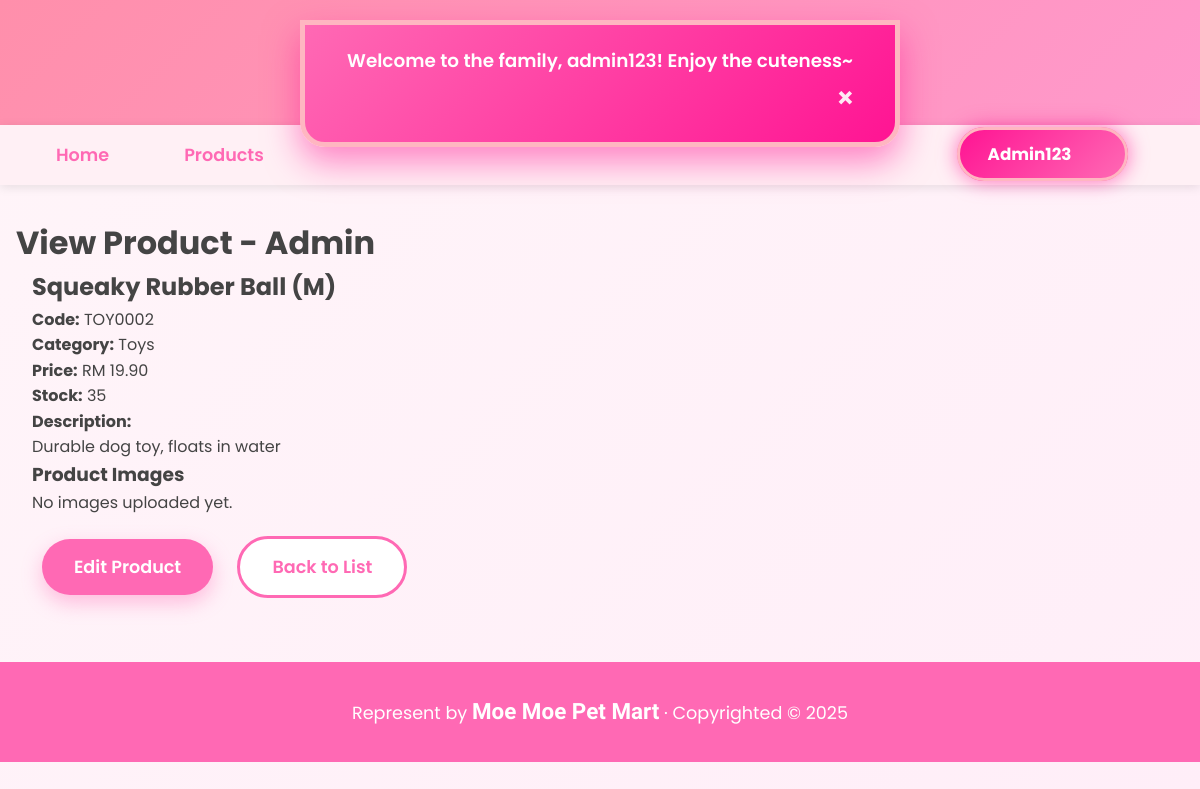
Page /admin/product_view.php?id=2 (signed in) on the earlier database version.
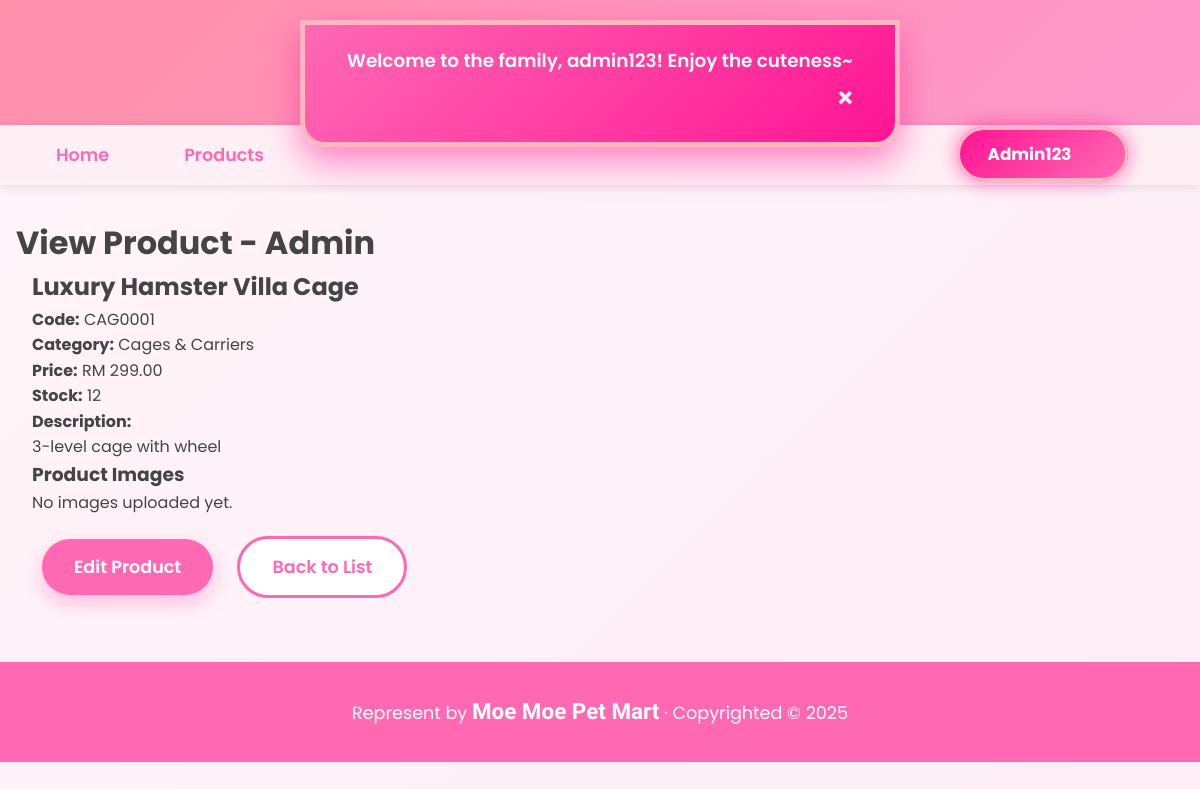
Same page on the later database version.
### tables this page shows
CREATE TABLE `product` (
  `product_id` int(11) NOT NULL,
  `product_code` varchar(20) NOT NULL,
  `product_name` varchar(200) NOT NULL,
  `description` text DEFAULT NULL,
  `price` decimal(10,2) NOT NULL,
  `stock_quantity` int(11) DEFAULT 0,
  `category_id` int(11) NOT NULL,
  `is_active` tinyint(1) DEFAULT 1,
  `created_at` datetime DEFAULT current_timestamp(),
  `updated_at` datetime DEFAULT current_timestamp() ON UPDATE current_timestamp()
);

CREATE TABLE `category` (
  `category_id` int(11) NOT NULL,
  `category_code` varchar(10) NOT NULL,
  `category_name` varchar(100) NOT NULL,
  `description` text DEFAULT NULL,
  `created_at` datetime DEFAULT current_timestamp()
);

### _base.php (called while the page is built, shortened)
<?php
function get($key, $value = null) {
    $value = $_GET[$key] ?? $value;
    return is_array($value) ? array_map('trim', $value) : trim($value);
}
function temp($key, $value = null) {
    if ($value !== null) {
        $_SESSION["temp_$key"] = $value;
    }
    else {
        $value = $_SESSION["temp_$key"] ?? null;
        return $value;
    }
}
function encode($value) {
    return htmlentities($value);
}

### admin/product_view.php (the view, shortened to what this page needs)
<?php
require '../_base.php';
$id = get('id');
$stmt = $_db->prepare("
    SELECT p.*, c.category_name, c.category_code
    FROM product p
    JOIN category c ON p.category_id = c.category_id
    WHERE p.product_id = ?
");
$stmt->execute([$id]);
$product = $stmt->fetch();
$images = $_db->prepare("SELECT * FROM product_image WHERE product_id = ? ORDER BY is_main DESC, sort_order");
$images->execute([$id]);
$_title = 'View Product - Admin';
include '../_head.php';
?>
<div class="container">
    <div class="product-detail">
        <h2><?= encode($product->product_name) ?></h2>
        <p><strong>Code:</strong> <?= encode($product->product_code) ?></p>
        <p><strong>Category:</strong> <?= encode($product->category_name) ?></p>
        <p><strong>Price:</strong> RM <?= number_format($product->price, 2) ?></p>
        <p><strong>Stock:</strong> <?= $product->stock_quantity ?>
        </p>
        <p><strong>Description:</strong><br><?= nl2br(encode($product->description ?: 'No description')) ?></p>
        <h3>Product Images</h3>
        <div class="image-gallery">
            <?php if ($images->rowCount() == 0): ?>
                <p>No images uploaded yet.</p>
            <?php endif; ?>
        </div>
        <div class="form-actions mt-20">
            <a href="product_edit.php?id=<?= $id ?>" class="btn btn-primary">Edit Product</a>
            <a href="product_list.php" class="btn btn-secondary">Back to List</a>
        </div>
    </div>
</div>
<?php include '../_foot.php'; ?>

### _head.php (shortened to what this page needs)
<?php
    require_once '_base.php';
?>
<!DOCTYPE html>
<html lang="en">
<head>
    <link rel="stylesheet" href="/css/app.css">
    <link rel="stylesheet" href="https://unpkg.com/dropzone@5/dist/min/dropzone.min.css">
</head>
<body data-flash="<?= encode(temp('info')) ?>">
    <div id="moe-flash"></div>
    <header>
        <h1><a href="/">MoeMoepet Mart</a></h1>
    </header>
    <nav>
        <div class="nav-left">
            <a href="/">Home</a>
            <a href="/products.php">Products</a>
        </div>
       <div class="nav-right">
            <?php
                $isLoggedIn = isset($_SESSION['user']);
                $userRole   = $_SESSION['role'] ?? null;
            ?>
            <?php if ($isLoggedIn && $userRole === 'admin'): ?>
                <a href="/admin.php" class="btn-login active-admin">
                    Admin123
                </a>
            <?php endif; ?>
        </div>
    </nav>
    <main>
        <h1><?= $_title ?? 'Untitled' ?></h1>

### _foot.php
    </main>
    <footer>
        Represent by <b>Moe Moe Pet Mart</b> &middot;
        Copyrighted &copy; <?= date('Y') ?>
    </footer>
</body>
</html>

### css/app.css (style rules this page uses)
* { margin: 0; padding: 0; box-sizing: border-box; }
body { font-family: 'Poppins', sans-serif; background: linear-gradient(135deg, #fff5f9 0%, #ffeef8 100%); color: #444; line-height: 1.6; min-height: 100vh; }
header { background: linear-gradient(135deg, #ff8fab, #ff99cc); padding: 1.5rem 0; text-align: center; box-shadow: 0 4px 15px rgba(255, 105, 180, 0.2); }
header h1 a { color: white; text-decoration: none; font-family: 'Kalam', cursive; font-size: 3rem; text-shadow: 3px 3px 0px #ff69b4; transition: all 0.3s; }
nav { background: #fff0f5; padding: 1rem 0; text-align: center; box-shadow: 0 2px 10px rgba(0,0,0,0.1); position: sticky; top: 0; z-index: 100; }
nav a { margin: 0 1.5rem; text-decoration: none; color: #ff69b4; font-weight: 600; font-size: 1.1rem; transition: all 0.3s; position: relative; }
nav a::after { content: '✦'; margin-left: 8px; opacity: 0; transition: all 0.3s; }
main { max-width: 1200px; margin: 2rem auto; padding: 0 1rem; }
.btn { display: inline-block; padding: 14px 32px; margin: 0 10px; border-radius: 50px; text-decoration: none; font-weight: 600; transition: all 0.3s; font-size: 1.1rem; }
.btn-primary { background: #ff69b4; color: white; box-shadow: 0 8px 20px rgba(255,105,180,0.4); }
.btn-secondary { background: white; color: #ff69b4; border: 3px solid #ff69b4; }
.container { max-width: 1200px; margin: 0 auto; padding: 0 1rem; }
.mt-20 { margin-top: 20px; }
footer { background: #ff69b4; color: white; text-align: center; padding: 2rem 0; margin-top: 4rem; font-size: 1.1rem; }
footer b { font-family: 'Kalam', cursive; font-size: 1.4rem; }
nav { display: flex; justify-content: space-between; align-items: center; flex-wrap: wrap; padding: 1rem 2rem; background: #fff0f5; box-shadow: 0 2px 10px rgba(0,0,0,0.1); position: sticky; top: 0; z-index: 100; }
.nav-left a { margin: 0 1.5rem; color: #ff69b4; text-decoration: none; font-weight: 600; font-size: 1.1rem; transition: color 0.3s; }
.nav-right { margin-right: 1rem; }
.btn-login { background: #ff69b4; color: white !important; padding: 10px 24px; border-radius: 50px; font-weight: 600; text-decoration: none; box-shadow: 0 6px 15px rgba(255,105,180,0.4); transition: all 0.3s; font-size: 1rem; }
.active-admin { background: linear-gradient(135deg, #ff1493, #ff69b4) !important; color: white !important; font-weight: 700 !important; font-size: 1.05rem; padding: 12px 28px !important; border: 3px solid #ffb6c1; box-shadow: 0 0 20px rgba(255, 20, 147, 0.6); animation: glow 2s infinite alternate; transition: all 0.3s; text-decoration: none; border-radius: 50px; }
#moe-flash { position: fixed; top: 0; left: 50%; transform: translateX(-50%); z-index: 9999; max-width: 90%; padding: 1.3rem 2.5rem; border-radius: 0 0 25px 25px; background: linear-gradient(135deg, #ff69b4, #ff1493); color: white; font-weight: 600; font-size: 1.15rem; text-align: center; box-shadow: 0 15px 35px rgba(255, 20, 147, 0.5); border: 5px solid #ffb6c1; opacity: 0; visibility: hidden; transition: all 0.6s cubic-bezier(0.68, -0.55, 0.27, 1.55); pointer-events: none; }
#moe-flash.show { opacity: 1; visibility: visible; transform: translateX(-50%) translateY(20px); pointer-events: auto; animation: moeFloat 0.8s ease-out; }

Differences in the rows shown:
changed product: product_name "Squeaky Rubber Ball (M)" → "Luxury Hamster Villa Cage"; product_code "TOY0002" → "CAG0001"; category.category_name "Toys" → "Cages & Carriers"; price "19.90" → "299.00"; stock_quantity "35" → "12"; description "Durable dog toy, floats in water" → "3-level cage with wheel"
